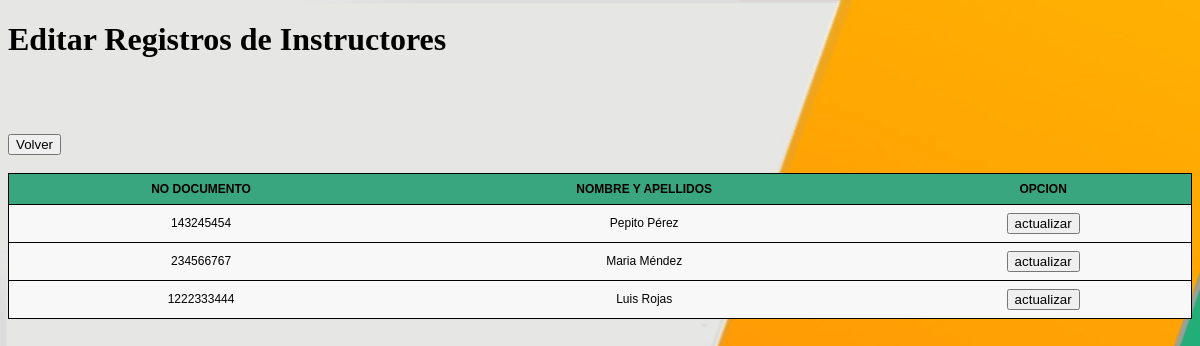
/controladores/c-editar_instructores.php, run on the app's committed database.
### tables this page shows
CREATE TABLE instructores (
    No_documento int(15) NOT NULL,
    nom_instructor varchar (30)NOT NULL,
    PRIMARY KEY (No_documento)
);

### controladores/c-editar_instructores.php (called while the page is built, shortened)
<?php
include("../plantillas/plantilla-editar.php");

### class/function.php (called while the page is built, shortened)
<?php
function db_query($query) {
	$connection=Conex::conectar();
    $result = mysqli_query($connection,$query);
    return $result;
}
?>

### vistas/instructores.php (the view, shortened to what this page needs)
<!doctype html>
<html>
<head>
</head>
<body>
<div class="main-wrapper">
<h1>Editar Registros de Instructores </h1>
<br><br>
<?php
	include("../class/function.php");
?>
		<table class="table" >
			<thead><br>
                              <th>No Documento</th>
                              <th>Nombre y Apellidos</th>
                              <th>Opcion</th>
            </thead>
			<tbody>
				<?php
				$sql = "select * from instructores";
				$result = db_query($sql);
				while($row = mysqli_fetch_object($result)){
				?>
				<tr>
				<td data-label="No_documento:"><?php echo $row->No_documento;?></td>
                <td data-label="Nombre y Apellidos:"><?php echo $row->nom_instructor;?></td>
                <td data-label="Opcion"><a href="../vistas/editar_instructores.php?id=<?php echo $row->No_documento; ?>">
			<input type="submit" class="btn btn-primary btn-block"  name="submit" value="actualizar"></a></td>
				</tr>
				<?php } ?>
			<a  href="../index.php">
		<input type="submit" class="btn btn-primary btn-block"  name="submit" value="Volver"></a>
			<br><br>
		</table>
	</div>
</body>
</html>

### css/estilo2.css (style rules this page uses)
body { font-family:Tahoma; background-image: url("../img/sena.jpg"); background-repeat: no-repeat; background-size: 100% 100%; background-attachment: fixed; overflow: scroll; }
.table { width: 100%; border: 1px solid rgb(163, 30, 30); border-collapse: collapse; margin: 0; font-family:Arial; }
.table tr { background-color: #f8f8f8; border: 1px solid black; }
.table th, .table td { font-size: 12px; padding: 8px; text-align: center; width: max-content; }
.table thead th { text-transform: uppercase; background-color:#39A67F; }

### data on the page
instructores: No_documento "143245454", nom_instructor "Pepito Pérez"
instructores: No_documento "234566767", nom_instructor "Maria Méndez"
instructores: No_documento "1222333444", nom_instructor "Luis Rojas"
